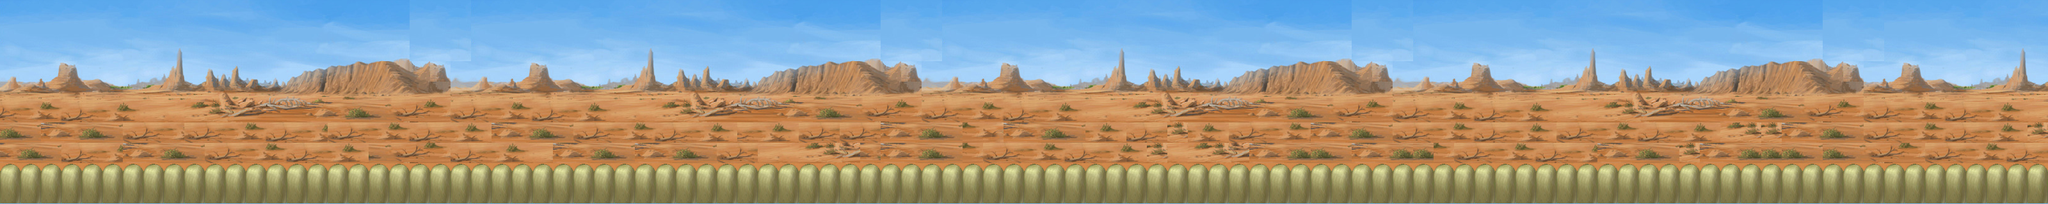

A 2D game scene composited from a Tiled map and its tileset images. What follows is a short description and the map's XML, with each tile layer's data collapsed to a summary:
An orthogonal 100x10 tile map with 32x32 px tiles, 2 tile layers (Floor, Wall).

<map version="1.0" orientation="orthogonal" width="100" height="10" tilewidth="32" tileheight="32">
 <tileset firstgid="1" name="shaMo_background" tilewidth="32" tileheight="32" spacing="1" margin="1">
  <image source="shaMo_background.jpg" width="800" height="207" />
 </tileset>
 <layer name="Floor" width="100" height="10">
  <data>[1000 cells, 300 non-empty, 24 distinct tile ids]</data>
 </layer>
 <layer name="Wall" width="100" height="10">
  <data>[1000 cells, 700 non-empty, 107 distinct tile ids]</data>
 </layer>
</map>